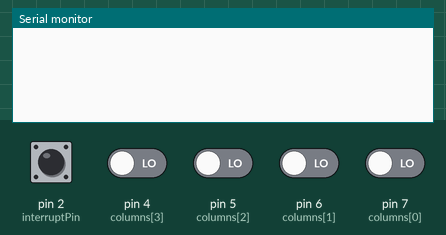
This sketch was run on a simulated Arduino Uno, built with avr-gcc and run on an emulated ATmega328P. On the bench: the last lines printed to the serial monitor. Inputs (shaded band) come from the test bench; at power-on: pin 2 (interruptPin) HIGH, pin 4 (columns[3]), pin 5 (columns[2]), pin 6 (columns[1]), pin 7 (columns[0]) LOW.

Above: at 1.2 s.
1.3 s: pin 2 (interruptPin) pulled LOW for 0.15 s
At 1.9 s:
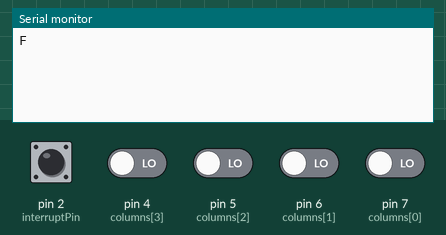
2.9 s: pin 2 (interruptPin) driven LOW and pin 4 (columns[3]) driven HIGH
At 4.4 s:
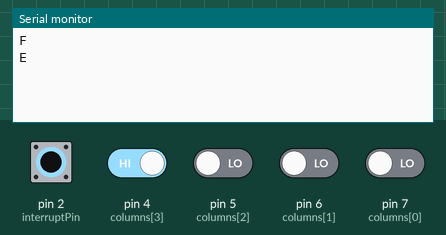

Measured:
- after the input at 1.3 s, the serial monitor: prints a new line at once (image 1)
- after the input at 2.9 s, the serial monitor: prints a new line at once (image 2)

The sketch:

exerc_5_1.ino
```cpp
/* ====================================
File name: exerc_5_1.ino
Date: 2021-02-25
Group nr 14
Members that contribute to the solutions: Krasen Parvanov, Chrysostomos Tsagkidis, Eemil Jeskanen
Member not present at demonstration time:
Demonstration code: 8909
====================================== */

/* --- Macros predefined for the compiler
DDRB  Data direction register B
PORTB Outport B
PINB  Inport B
DDRD  Data direction register D
PORTD Outport D
PIND  Inport D
HIGH ON-1
LOW OFF-0
*/

// Define section
#define NUMBER_OF_ROWS 4 // number of rows in the keypad
#define NUMBER_OF_COLUMNS 4 // number of columns in the keypad
#define DELAY_AFTER_PRESS 500 // default delay after pressing a button
#define ENABLE_OUTPUT_REGISTER 0b00001111 // use to set the DDRB register as output
#define SET_INPUT_REGISTER 0b00000000 // use to set the DDRD register as input
#define NOT_PRESSED 0 // used for checking if a key has not been pressed
#define BAUD_RATE 9600 // define baud rate for serial

/* ==================================== Main program section ====================================== */
/* This program is designed using Tinkercad(image of the circuit can be seen image bellow) simulation for Arduino Uno.
 * The programme handles reading the keypad buttons the program prints out the pressed key number in the serial monitor and starts a 1s delay,
 * if no key is pressed nothing is printed out. The keypad is designed as a 4-4 Matrix with mapping the buttons as follows 0-9->A-F.
 * The programme uses interrupt instead of polling in order to decrease the usage of processing power in the main loop.
 * */

// Define constants
const unsigned char keypad[NUMBER_OF_ROWS][NUMBER_OF_COLUMNS] = { // keypad matrix to map the buttons in order 0-9->A-F
        {'0','1','2','3'},
        {'4','5','6','7'},
        {'8','9','A','B'},
        {'C','D','E','F'}
};
const unsigned int columns[NUMBER_OF_COLUMNS] = {7, 6, 5, 4}; // define the column's pins numbers
const unsigned int rows[NUMBER_OF_ROWS] = {11, 10, 9, 8}; // define the row's pins numbers
const int interruptPin = 2; // define the interrupt pin to PIN2 of PORTD

// Global variables
volatile unsigned char input; // store the pressed button value
volatile unsigned long lastInterrupt; // Use to keep track of the time of the last occurred interrupt

// Set-up section
void setup()
{
    Serial.begin(BAUD_RATE); // start and configure the serial monitor with baud rate
    DDRD = SET_INPUT_REGISTER; // setting the data direction register for port D to input
    DDRB = ENABLE_OUTPUT_REGISTER; // setting the last for bits(pins) of data direction register for port B to output(1s)
    lastInterrupt = 0; // initialize the last interrupt to default value of 0
    attachInterrupt(digitalPinToInterrupt(interruptPin), checkForKeypadInput, FALLING); // attach interrupt to the interruptPin and define the interrupt trigger as Falling(LOW)
                                                                                        // and attach the method to check for keypad button on the interrupt
}

// Main Loop
void loop()
{

    if(input != NOT_PRESSED){ // check if button has not been pressed
        Serial.println((char) input); // if pressed print the pressed character
        input = NOT_PRESSED; // reset the input to NOT_PRESSED
    }
    PORTB = SET_INPUT_REGISTER; // reset the input register
}

// Function to check which keypad button is pressed and return it if any
void checkForKeypadInput()
{
    if (millis() - lastInterrupt > 10) { // check if 10ms have passed since the last interrupt to avoid multiple iteration based on hardware behavior

        input = NOT_PRESSED; // used to store the found charectred set by default to Not-pressed
        unsigned int i,j; // indexes for the loop iterations

        for(i = 0; i < NUMBER_OF_ROWS; i++){ // start a loop to iterate over the rows
            for(j = 0; j < NUMBER_OF_COLUMNS; j++){ // start iterating over the columns for the current row
                if(digitalRead(columns[j]) == LOW && digitalRead(rows[i]) == LOW){ // check if the column is LOW, when LOW the button that connects row and column is pressed (because of the PULL-UP resistor)
                    input = keypad[i][j]; // key is found and save the value from the matrix in the variable

                }
            }
            digitalWrite(rows[i], HIGH); // set back the current row to HIGH (activate)
        }

        lastInterrupt = millis(); // update the lastInterrupt time stamp
    }
}
```
